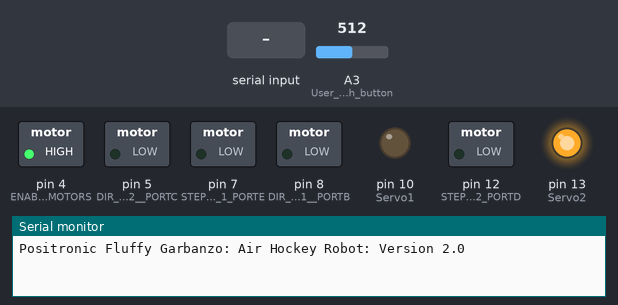
This sketch was run on a simulated Arduino Mega 2560, built with avr-gcc and run on an emulated ATmega2560. On the bench: switched loads named in the sketch (green lamp = pin HIGH), output pins drawn as LEDs (lit = HIGH), the last lines printed to the serial monitor. The test bench sets the inputs (shaded band); at power-on: A3 (User_puch_button) = 512. The modem accepts every AT command (registered, SIM ready, sends succeed) and sends nothing else.

Above: at 6.1 s.
At 10.0 s:
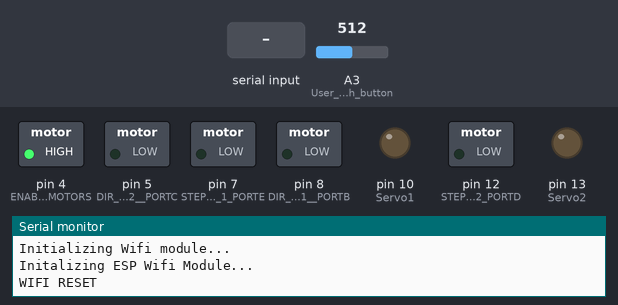
10.1 s: "m\n" received over the second serial link
12.6 s: "1\n" received over the second serial link
14.1 s: "c\n" received over the second serial link
At 23.6 s:
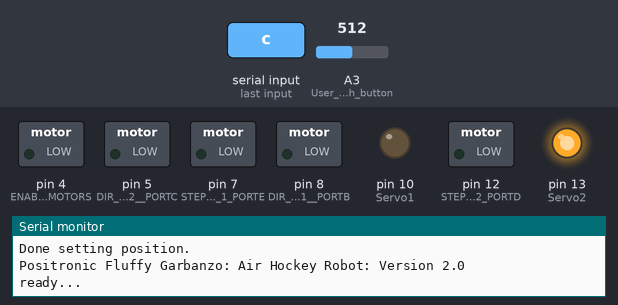
Timing chart, 0 to 24.0 s (numbered marks = the images above; inputs shaded):
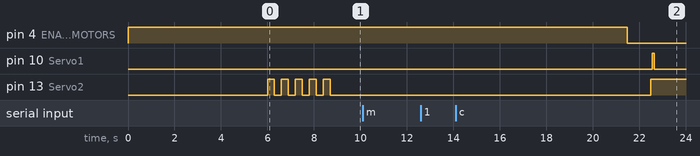

The sketch:

AHRobot_EVO.ino
```cpp
// POSITRONIC FLUFFY GARBANZO - AIR HOCKEY ROBOT
// Author: POSITRONIC AI
// Hardware: Arduino Leonardo + JJROBOTS brain shield v3 (devia)
// Version: 2.0
// Project page :
//   TODO
// GIT repository:
//   https://github.com/Positronic-IO/fluffy-garbanzo

#define VERSION "2.0"

// ROBOT and USER configuration parameters
#include "Configuration.h"
#include "Definitions.h"   // Variable definitions

void setup()
{
  // STEPPER PINS ON JJROBOTS BRAIN SHIELD
  pinMode(4, OUTPUT); // ENABLE MOTORS
  pinMode(7, OUTPUT); // STEP MOTOR 1 PORTE,6
  pinMode(8, OUTPUT); // DIR MOTOR 1  PORTB,4
  pinMode(12, OUTPUT); // STEP MOTOR 2 PORTD,6
  pinMode(5, OUTPUT); // DIR MOTOR 2  PORTC,6
  digitalWrite(4, HIGH);  // Disbale stepper motors

  pinMode(10, OUTPUT);  // Servo1 (arm)
  pinMode(13, OUTPUT);  // Servo2

  pinMode(A4, OUTPUT);  // Microstepping selector
  digitalWrite(A4, LOW); // 1/8 Microstepping

  pinMode(A3,INPUT);   // User puch button (pushed=>gnd)
  digitalWrite(A3,HIGH); // Enable pullup

  Serial.begin(115200);   // PC debug connection
  Serial1.begin(115200);  // ESP serial connection
  delay(5000);
  Serial.print("Positronic Fluffy Garbanzo: Air Hockey Robot: Version ");
  Serial.println(VERSION);
  delay(1000);

  //LED blink
  for (uint8_t k = 0; k < 5; k++)
  {
    digitalWrite(13, HIGH);
    delay(300);
    digitalWrite(13, LOW);
    delay(300);
  }

  Serial.println("Initializing Wifi module...");
  // ESP Wifi module initialization routine.
  // The Robot will generate it´s own wifi network JJROBOTS_xx and listen external UDP messages...
  ESPInit();

  Serial.println("Initializing Stepper motors...");
  // STEPPER MOTORS INITIALIZATION
  // We use TIMER 1 for stepper motor 1 and Timer 3 for motor 2
  // TIMER1 CTC MODE
  TCCR1B &= ~(1 << WGM13);
  TCCR1B |=  (1 << WGM12);
  TCCR1A &= ~(1 << WGM11);
  TCCR1A &= ~(1 << WGM10);

  // output mode = 00 (disconnected)
  TCCR1A &= ~(3 << COM1A0);
  TCCR1A &= ~(3 << COM1B0);

  // Set the timer pre-scaler
  // Generally we use a divider of 8, resulting in a 2MHz timer on 16MHz CPU
  TCCR1B = (TCCR1B & ~(0x07 << CS10)) | (2 << CS10);

  OCR1A = ZERO_SPEED;   // Motor stopped
  dir_M1 = 0;
  TCNT1 = 0;

  // We use TIMER 3 for stepper motor 2
  // STEPPER MOTORS INITIALIZATION
  // TIMER3 CTC MODE
  TCCR3B &= ~(1 << WGM13);
  TCCR3B |=  (1 << WGM12);
  TCCR3A &= ~(1 << WGM11);
  TCCR3A &= ~(1 << WGM10);

  // output mode = 00 (disconnected)
  TCCR3A &= ~(3 << COM1A0);
  TCCR3A &= ~(3 << COM1B0);

  // Set the timer pre-scaler
  // Generally we use a divider of 8, resulting in a 2MHz timer on 16MHz CPU
  TCCR3B = (TCCR3B & ~(0x07 << CS10)) | (2 << CS10);

  OCR3A = ZERO_SPEED;   // Motor stopped
  dir_M2 = 0;
  TCNT3 = 0;

  delay(1000);
  TIMSK1 |= (1 << OCIE1A); // Enable Timer1 interrupt
  TIMSK3 |= (1 << OCIE1A); // Enable Timer1 interrupt

  // Enable steppers
  digitalWrite(4, LOW);

  delay(1000);

  //Initializing Robot initial position and parameters...
  position_M1 = (ROBOT_INITIAL_POSITION_X + ROBOT_INITIAL_POSITION_Y) * X_AXIS_STEPS_PER_UNIT;
  position_M2 = (ROBOT_INITIAL_POSITION_X - ROBOT_INITIAL_POSITION_Y) * Y_AXIS_STEPS_PER_UNIT;
  target_position_M1 = position_M1;
  target_position_M2 = position_M2;

  user_max_speed = MAX_SPEED;
  user_max_accel = MAX_ACCEL;
  max_acceleration = user_max_accel;
  max_speed = user_max_speed / 2;
  user_robot_defense_position = ROBOT_DEFENSE_POSITION_DEFAULT;
  user_robot_defense_attack_position = ROBOT_DEFENSE_ATTACK_POSITION_DEFAULT;
  defense_position = ROBOT_DEFENSE_POSITION_DEFAULT;   // Robot y axis defense position
  attack_position = ROBOT_DEFENSE_ATTACK_POSITION_DEFAULT;   // Robot y axis position for defense+attack

  // Output parameters to console
  Serial.print("Max_acceleration: ");
  Serial.println(user_max_accel);
  Serial.print("Max speed: ");
  Serial.println(user_max_speed);
  Serial.println("Moving to initial position...");
  Serial.println("Ready!!");

  setPosition_straight(0, 3, 0, 0);

  digitalWrite(13, HIGH);
  Serial.print("Positronic Fluffy Garbanzo: Air Hockey Robot: Version ");
  Serial.println(VERSION);
  Serial.println("ready...");

  testmode=false;
  robot_status = 0;
  timer_old = micros();
  timer_packet_old = timer_old;
  micros_old = timer_old;
}

// Main loop
void loop()
{
  int dt;
  uint8_t logOutput = 0;

  debug_counter++;

  if (analogRead(A3)<100) // pushbutton pushed => TEST PATTERN
  {
    loop_counter=0;
    testmode=true;
  }

  timer_value = micros();
  if ((timer_value - timer_old) >= 1000) // MAIN 1Khz loop
  {
    timer_old = timer_value;
    loop_counter++;

    packetRead();  // Check for new packets...
    if (newPacket > 0)
    {
      dt = (timer_value - timer_packet_old) / 1000.0;
      //Serial.println(dt);
      //dt = 16;  //60 Hz = 16.66ms
      timer_packet_old = timer_value;
      logOutput = 0;

      Serial.println();
      Serial.print("Packet-");
      Serial.print(newPacket);
      Serial.println();

      if (newPacket == 2) { // User sends a manual move
        robot_status = 5;    // Manual mode
        Serial.print(" ");
        Serial.print(user_target_x);
        Serial.print(",");
        Serial.print(user_target_y);
      }

      robotStrategy();
      Serial.println();
      newPacket = 0;
    }  // End packet received

    if (testmode)
      testMovements();

    if ((loop_counter % 10) == 0)
      updatePosition_straight();  // update straight line motion algorithm

    // Position, speed and acceleration control:
    positionControl();
  } // 1Khz loop
}
```

Definitions.h
```cpp
// POSITRONIC FLUFFY GARBANZO - AIR HOCKEY ROBOT

#include <stdint.h>

// Variable definitions

String MAC;  // MAC address of Wifi module

// Log and Timer variables
long loop_counter;
long timer_old;
long timer_packet_old;
long timer_value;
long log_counter;
int debug_counter;
uint32_t micros_old;

// kinematic variables
// position, speed and acceleration are in step units
volatile int16_t position_M1;  // This variables are modified inside the Timer interrupts
volatile int16_t position_M2;

int16_t real_position_x;
int16_t real_position_y;

int16_t speed_M1;
int16_t speed_M2;
int8_t dir_M1;     //(dir=1 positive, dir=-1 negative)
int8_t dir_M2;
int16_t target_position_M1;
int16_t target_position_M2;
int16_t target_speed_M1;
int16_t target_speed_M2;
int16_t acceleration_M1;
int16_t acceleration_M2;
int16_t max_speed;
int16_t max_acceleration;

int16_t pos_stop_M1;
int16_t pos_stop_M2;

// Trajectory prediction
// Puck variables
//int puckPixX;
//int puckPixY;
int puckSize;
int puckCoordX;
int puckCoordY;
int puckOldCoordX;
int puckOldCoordY;
int puckSpeedX;
int puckSpeedY;
int puckOldSpeedX;
int puckOldSpeedY;
int puckSpeedXAverage;
int puckSpeedYAverage;


// Robot variables
uint8_t robot_status;   // Robot modes: 0 Init 1 Defense 2 Defense+Atack 3 Atack
//int robotPixX;
//int robotPixY;
int robotCoordX;
int robotCoordY;
int robotCoordSamples = 0;
int robotCoordXAverage = 0;
int robotCoordYAverage = 0;
int robotMissingStepsErrorX;
int robotMissingStepsErrorY;
int defense_position;
int attack_position;
long attack_time;
int attack_pos_x;
int attack_pos_y;
int attack_predict_x;
int attack_predict_y;
uint8_t attack_status;
int8_t predict_status;  // 1 Puck is going to goal
int8_t predict_bounce;  // 1 if puck came from a bounce
int8_t predict_bounce_status;
int predict_x;    // X position at impact (mm)
int predict_y;
int predict_x_old=0;
int predict_y_old=0;
int predict_time;   // time to impact in ms
int predict_x_attack;
int predict_time_attack;
//char tempStr2[80];  // for debug porpouses
boolean testmode = false;

// Camera variables
uint16_t cam_timestamp;

// user defined settings
int16_t user_target_x;
int16_t user_target_y;
int16_t user_target_speed;
int16_t user_target_accel;
int16_t user_max_speed;
int16_t user_max_accel;
int16_t user_robot_defense_position;
int16_t user_robot_defense_attack_position;

// Serial port  variables
char SBuffer[PACKET_SIZE+4];
uint8_t readStatus;
uint8_t readCounter;
uint8_t newPacket;
uint16_t com_pos_x;
uint16_t com_pos_y;
uint16_t com_speed_M1;
uint16_t com_speed_M2;
uint16_t target_x_mm;
uint16_t target_y_mm;

// Some util functions...
int freeRam () {
  extern int __heap_start, *__brkval;
  int v;
  return (int) &v - (__brkval == 0 ? (int) &__heap_start : (int) __brkval);
}

// Arduino abs function sometimes fail!
int16_t myAbs(int16_t param)
{
  if (param < 0)
    return -param;
  else
    return param;
}

// Extract sign of a variable
int sign(int val)
{
  if (val < 0)
    return (-1);
  else
    return (1);
}
```

Network.ino
```cpp
// POSITRONIC FLUFFY GARBANZO - AIR HOCKEY ROBOT

// ESP Wifi module functions
// and UDP packets decoding...

uint16_t extractParamInt(uint8_t pos) {

  union {
    unsigned char Buff[2];
    uint16_t d;
  }
  u;

  u.Buff[0] = (unsigned char)SBuffer[pos];
  u.Buff[1] = (unsigned char)SBuffer[pos + 1];

  return (u.d);
}

void packetRead()
{
  unsigned char i;
  uint16_t value;

  if (Serial1.available() > 0) {
    // we use direct character manipulation because itÃ‚Â´s fast and we had some problems with arduino String functions...
    // We rotate the Buffer (we could implement a ring buffer in future...)

    for (i = (PACKET_SIZE - 1); i > 0; i--)
      SBuffer[i] = SBuffer[i - 1];
    SBuffer[0] = Serial1.read();
    //Serial.print(SBuffer[0]);
    // We look for a  message sync start (mm1, mm2 or mm3)
    if ((SBuffer[2] == 'm') && (SBuffer[1] == 'm'))
    {
      if (readStatus != 0)
        Serial.println("P ERR");
      switch (SBuffer[0]) {
        case '1':
          readStatus = 1;     // PACKET TYPE 1 (camera)
          break;
        case '2':
          readStatus = 2;     // PACKET TYPE 2 (manual)
          break;
        case 'c':
          readStatus = 3;     // PACKET TYPE 3 (config)
          break;
      }
      readCounter = PACKET_SIZE;
      return;
    }

    if (readStatus == 2)
    {
      readCounter--;   // Until we complete the packet
      if (readCounter <= 0) // packet complete!!
      {
        // CHECK MAXIMUNS
        user_target_x = extractParamInt(10);
        user_target_y = extractParamInt(8);
        user_target_speed = constrain(extractParamInt(6), MIN_SPEED, MAX_SPEED);
        user_target_accel = constrain(extractParamInt(4), MIN_ACCEL, MAX_ACCEL);
        robotCoordX = extractParamInt(2);
        robotCoordY = extractParamInt(0);
        newPacket = 2;
        readStatus = 0;

        Serial.println(" ");
        Serial.print("user_target_x: ");
        Serial.print(user_target_x);
        Serial.print(", robotCoordX: ");
        Serial.print(robotCoordX);
        Serial.println(" ");

        Serial.println(" ");
        Serial.print("user_target_y: ");
        Serial.print(user_target_y);
        Serial.print(", robotCoordY: ");
        Serial.print(robotCoordY);
        Serial.println(" ");
      }
    }
/*
    else if (readStatus == 3)
    {
      readCounter--;   // Until we complete the packet
      if (readCounter <= 0) // packet complete!!
      {
        if (extractParamInt(0) != 0xFFFF) // Check final payload (as a quality control)
        {
          Serial.println("mmc PACKET ERROR!");
          readStatus = 0;
          return;
        }
        // CHECK MAXIMUNS
        user_max_speed = constrain(extractParamInt(10), MIN_SPEED, MAX_SPEED);
        user_max_accel = constrain(extractParamInt(8), MIN_ACCEL, MAX_ACCEL);
        user_robot_defense_position = constrain(extractParamInt(6), ROBOT_DEFENSE_POSITION_MIN, ROBOT_DEFENSE_POSITION_MAX);
        user_robot_defense_attack_position = constrain(extractParamInt(4), ROBOT_DEFENSE_ATTACK_POSITION_MIN, ROBOT_DEFENSE_ATTACK_POSITION_MAX);
        defense_position = user_robot_defense_position;
        attack_position = user_robot_defense_attack_position;
        newPacket = 3;
        readStatus = 0;
      }
    }
*/
  }
}

// ESP initialization process...
// We configure the ESP8266 to generate a POSITRONIC_xx Wifi and Listen UDP messages on port 2222 (_xx depends on your robot)
void ESPInit()
{
  // With the ESP8266 WIFI MODULE WE NEED TO MAKE AN INITIALIZATION PROCESS
  Serial.println("Initalizing ESP Wifi Module...");
  Serial.println("WIFI RESET");
  Serial1.flush();
  Serial1.print("+++");  // To ensure we exit the transparent transmision mode
  delay(100);
  ESPsendCommand("AT", "OK", 1);
  ESPsendCommand("AT+RST", "OK", 2); // ESP Wifi module RESET
  ESPwait("ready", 6);
  ESPsendCommand("AT+GMR", "OK", 5);
  Serial1.println("AT+CIPSTAMAC?");
  ESPgetMac();
  Serial.print("MAC:");
  Serial.println(MAC);
  delay(250);
  ESPsendCommand("AT+CWQAP", "OK", 3);
  ESPsendCommand("AT+CWMODE=2", "OK", 3); // Soft AP mode
  // Generate Soft AP. SSID=POSITRONIC, PASS=87654321
  const char *cmd =  "AT+CWSAP=\"POSITRONIC_ROBOT\",\"87654321\",5,3";
  // Update XX characters with MAC address (last 2 characters)
  // cmd[19] = MAC[10];
  // cmd[20] = MAC[11];
  ESPsendCommand(cmd, "OK", 6);
  // Start UDP SERVER on port 2222
  Serial.println("Start UDP server at port 2222");
  ESPsendCommand("AT+CIPMUX=0", "OK", 3);  // Single connection mode
  ESPsendCommand("AT+CIPMODE=1", "OK", 3); // Transparent mode
  //ESPsendCommand("AT+CIPSTART=\"UDP\",\"0\",2223,2222,0", "OK", 3);
  ESPsendCommand("AT+CIPSTART=\"UDP\",\"192.168.4.2\",2223,2222,0", "OK", 3);
  delay(250);
  ESPsendCommand("AT+CIPSEND", ">", 2); // Start transmission (transparent mode)
  delay(250);   // Time to settle things... the bias_from_no_motion algorithm needs some time to take effect and reset gyro bias.
}


int ESPwait(String stopstr, int timeout_secs)
{
  String response;
  bool found = false;
  char c;
  long timer_init;
  long timer;

  timer_init = millis();
  while (!found) {
    timer = millis();
    if (((timer - timer_init) / 1000) > timeout_secs) { // Timeout?
      Serial.println("!Timeout!");
      return 0;  // timeout
    }
    if (Serial1.available()) {
      c = Serial1.read();
      Serial.print(c);
      response += c;
      if (response.endsWith(stopstr)) {
        found = true;
        delay(10);
        Serial1.flush();
        Serial.println();
      }
    } // end Serial1_available()
  } // end while (!found)
  return 1;
}

// getMacAddress from ESP wifi module
int ESPgetMac()
{
  char c1, c2;
  bool timeout = false;
  long timer_init;
  long timer;
  uint8_t state = 0;
  uint8_t index = 0;

  MAC = "";
  timer_init = millis();
  while (!timeout) {
    timer = millis();
    if (((timer - timer_init) / 1000) > 5) // Timeout?
      timeout = true;
    if (Serial1.available()) {
      c2 = c1;
      c1 = Serial1.read();
      Serial.print(c1);
      switch (state) {
        case 0:
          if (c1 == ':')
            state = 1;
          break;
        case 1:
          if (c1 == '\r') {
            MAC.toUpperCase();
            state = 2;
          }
          else {
            if ((c1 != '"') && (c1 != ':'))
              MAC += c1;  // Uppercase
          }
          break;
        case 2:
          if ((c2 == 'O') && (c1 == 'K')) {
            Serial.println();
            Serial1.flush();
            return 1;  // Ok
          }
          break;
      } // end switch
    } // Serial_available
  } // while (!timeout)
  Serial.println("!Timeout!");
  Serial1.flush();
  return -1;  // timeout
}

int ESPsendCommand(const char *command, String stopstr, int timeout_secs)
{
  Serial1.println(command);
  ESPwait(stopstr, timeout_secs);
  delay(250);
}
```

Robot.ino
```cpp
// POSITRONIC FLUFFY GARBANZO - AIR HOCKEY ROBOT

// Robot Moves depends directly on robot status
// robot status:
//   5: (Default) Manual mode => User send direct commands to robot
void robotStrategy()
{
  max_speed = user_max_speed;  // default to max robot speed and accel
  max_acceleration = user_max_accel;

  // User manual control
  max_speed = user_target_speed;

  // Control acceleration
  max_acceleration = user_target_accel;
  setPosition_straight(user_target_x, user_target_y, robotCoordX, robotCoordY);
}

// Test sequence to check mechanics, motor drivers...
void testMovements()
{
  if (loop_counter >= 9000) {
    testmode = false;
    return;
  }
  max_speed = user_max_speed;
  if (loop_counter > 8000) {
    // setPosition_straight(ROBOT_INITIAL_POSITION_X, ROBOT_INITIAL_POSITION_Y);
    Serial.println("Taunt!");
  }
  else if (loop_counter > 6260) {
    // setPosition_straight(100, 200);
    Serial.println("Taunt!");
  }
  else if (loop_counter > 6000) {
    // setPosition_straight(320, 200);
    Serial.println("Taunt!");
  }
  else if (loop_counter > 5000) {
    // setPosition_straight(ROBOT_INITIAL_POSITION_X, ROBOT_INITIAL_POSITION_Y);
    Serial.println("Taunt!");
  }
  else if (loop_counter > 3250) {
    // setPosition_straight(300, 280);
    Serial.println("Taunt!");
  }
  else if (loop_counter > 3000) {
    // setPosition_straight(ROBOT_INITIAL_POSITION_X, 280);
    Serial.println("Taunt!");
  }
  else if (loop_counter > 2500) {
    // setPosition_straight(ROBOT_INITIAL_POSITION_X, ROBOT_INITIAL_POSITION_Y);
    Serial.println("Taunt!");
  }
  else if (loop_counter > 1500) {
    // setPosition_straight(ROBOT_INITIAL_POSITION_X, ROBOT_MAX_Y);
    Serial.println("Taunt!");
  }
  else {
    // setPosition_straight(ROBOT_INITIAL_POSITION_X, ROBOT_INITIAL_POSITION_Y);
    Serial.println("I am now going to taunt you, silly human!");
  }
}
```

Source omitted: Steppers.ino (11761 bytes), Configuration.h (2763 bytes)
